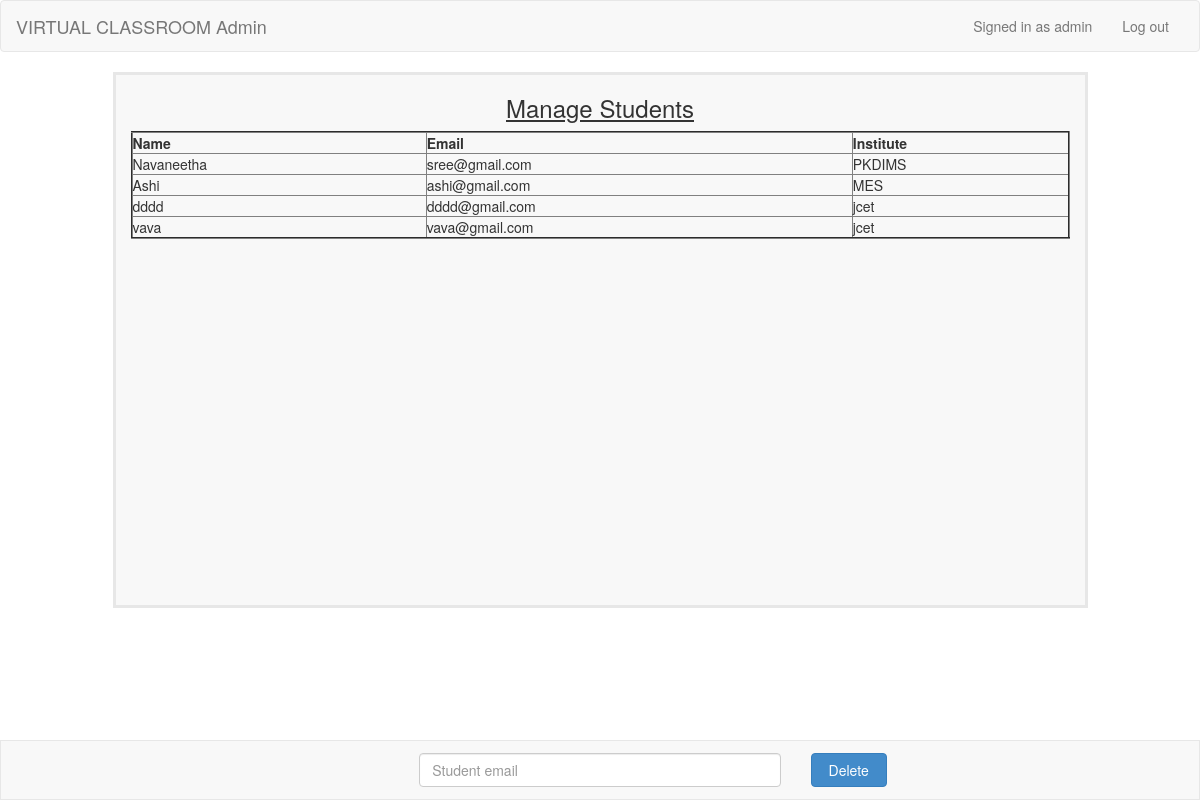
Page /managestudent.php (signed in) on the committed database.
### tables this page shows
CREATE TABLE `users` (
  `id` int(8) NOT NULL,
  `name` varchar(30) NOT NULL,
  `email` varchar(60) NOT NULL,
  `institute` varchar(70) NOT NULL,
  `password` varchar(40) NOT NULL,
  `type` varchar(7) NOT NULL
);

### managestudent.php (the view, shortened to what this page needs)
<?php
include_once 'dbconnect.php';
?>
<!DOCTYPE html>
<html>
<head>
	<link rel="stylesheet" href="css/bootstrap.min.css" type="text/css" />
</head>
<body>
<nav class="navbar navbar-default" role="navigation">
	<div class="container-fluid">
		<div class="navbar-header">
			<a class="navbar-brand" href="index.php">VIRTUAL CLASSROOM Admin</a>
		</div>
		<div class="collapse navbar-collapse" id="navbar1">
			<ul class="nav navbar-nav navbar-right">
				<?php if (isset($_SESSION['usr_id'])) { ?>
				<li><p class="navbar-text">Signed in as <?php echo $_SESSION['usr_name']; ?></p></li>
				<li><a href="logout.php">Log out</a></li>
				<?php } else { ?>
				<li><a href="index.php">Login</a></li>
				<li><a href="register.php">Sign Up</a></li>
				<?php } ?>
			</ul>
		</div>
	</div>
</nav>
<form role="form" action="<?php echo $_SERVER['PHP_SELF']; ?>" method="post" name="requeststatus">
<div class="container">
  <div class="row">
    <div class="col-sm-1">
		</div>
		<div class="col-sm-10" style="height :100%; overflow-y:scroll; border-size:2px;border-style:solid; border-color:#e7e7e7; background-color: #f8f8f8;min-height: 536px;">
      <h3 align="center"><u>Manage Students</u></h3>
      <?php
       $result = mysqli_query($con,"SELECT * FROM users WHERE type='student'"); ?>
       <table style="width:100%" border="2">
         <thead>
           <tr>
             <th>Name</th>
             <th>Email</th>
             <th>Institute</th>
           </tr>
         </thead>
         <tbody>
           <?php
           while( $row = mysqli_fetch_assoc( $result ) ){
             echo "<tr><td>{$row['name']}</td><td>{$row['email']}</td><td>{$row['institute']}\n";
           }
       ?>
         </tbody>
      </table>
		 </div>
		<div class="col-sm-1" >
		</div>
	</div>
</div>
<div class="footer" style="text-align: left;">
  <div class="col-sm-4">
  </div>
  <div class="col-sm-4">
    <input type="text" name="email" value="" placeholder="Student email" required class="form-control" />
  </div>
  <div class="col-sm-4">
    <input type="submit" name="delete" value="Delete" class="btn btn-primary" />
  </div>
</div>
</body>
</html>

### rows in the picture
users: name "Navaneetha", email "sree@gmail.com", institute "PKDIMS"
users: name "Ashi", email "ashi@gmail.com", institute "MES"
users: name "dddd", email "dddd@gmail.com", institute "jcet"
users: name "vava", email "vava@gmail.com", institute "jcet"

### other values in the picture
$_SESSION['usr_name'] "admin"
